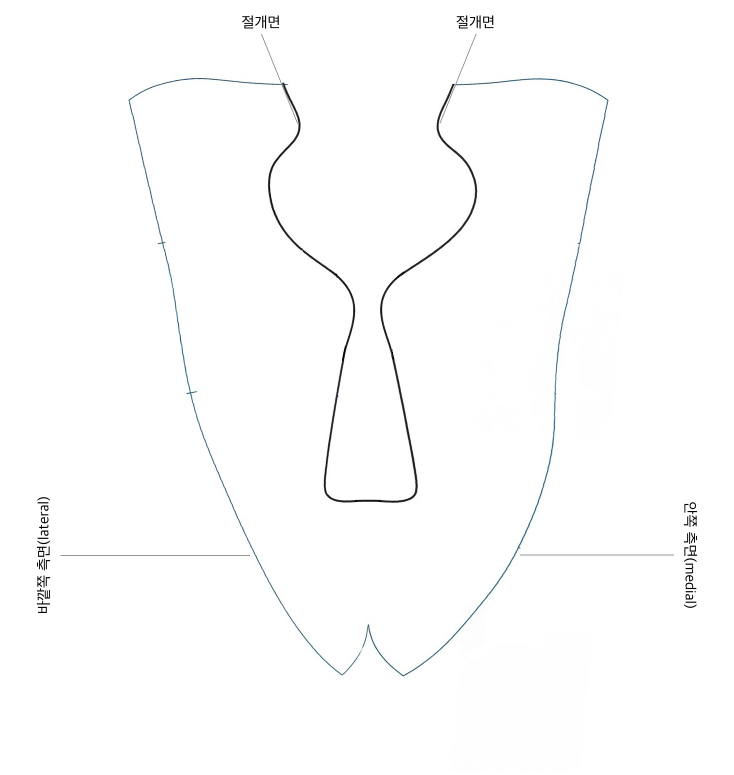
#> input picture inputs/guides/가이드라인_회전5도_여백표시.png, 1468 x 1550 px (shown at 1/2 size)
$ python -i sketch_postprocessor.py   (imports and definitions only)
#> lines starting #> are read from the running program, lines starting #| are printed output that depends on the picture; after the words box and inside, x2 and y2 are one past the last pixel; in counts of white or black regions, pixels touching at a corner belong together
from __future__ import annotations

import io

from PIL import Image, ImageChops, ImageFilter

REFERENCE_SHORT_SIDE = 3392
REFERENCE_LINE_WIDTH = 5
WHITE_THRESHOLD = 250
# 0.7: 이 저장소의 합성 채움 테스트(큰 사각형을 채운 배경)들이 실제로 관측한
# 최댓값이 0.625여서, 완전 순백이 아닌 배경(관측값 0.84~1.0)과 구분할
# 여유(margin)를 두려면 0.5보다 높여야 했다.
INK_FRACTION_LIMIT = 0.7


def _as_pil_image(image):
    """Gemini가 돌려주는 genai.types.Image를 PIL Image로 바꿉니다.

    postprocess_sketch는 PIL Image(.size, .load() 등)를 요구하지만, API 응답의
    생성 이미지는 이미 PIL 타입인 경우도(테스트) 있고 genai.types.Image인
    경우도(실제 API 호출) 있어 여기서 통일합니다. 이미 PIL Image면 그대로
    반환합니다(같은 객체를 유지해야 하는 호출부가 있음).
    """
    if isinstance(image, Image.Image):
        return image
    return Image.open(io.BytesIO(image.image_bytes))


def scaled_line_width(size: tuple[int, int]) -> int:
    width = max(1, round(min(size) * REFERENCE_LINE_WIDTH / REFERENCE_SHORT_SIDE))
    return width if width % 2 else width + 1


def _nonwhite_mask(image: Image.Image) -> Image.Image:
    red, green, blue = image.convert("RGB").split()
    darkest = ImageChops.darker(red, ImageChops.darker(green, blue))
    return darkest.point(lambda value: 255 if value < WHITE_THRESHOLD else 0)


def _skeletonize(mask: Image.Image) -> Image.Image:
    current = mask
    skeleton = Image.new("L", mask.size, 0)
    while current.getbbox() is not None:
        eroded = current.filter(ImageFilter.MinFilter(3))
        opened = eroded.filter(ImageFilter.MaxFilter(3))
        skeleton = ImageChops.lighter(
            skeleton,
            ImageChops.subtract(current, opened),
        )
        current = eroded
    return skeleton


def postprocess_sketch(
    image: Image.Image,
    line_width: int | None = None,
) -> Image.Image:
    width = line_width or scaled_line_width(image.size)
    ink = _nonwhite_mask(image)
    ink_fraction = ink.histogram()[255] / (image.width * image.height)
    if ink_fraction > INK_FRACTION_LIMIT:
        raise ValueError(f"배경이 순백이 아닙니다 (ink 비율 {ink_fraction:.2f})")
    core = ink.filter(ImageFilter.MinFilter(width * 2 + 1))
    retained_lines = ImageChops.subtract(ink, core)
    centerlines = _skeletonize(retained_lines)
    normalized_lines = centerlines.filter(ImageFilter.MaxFilter(width))

    white = Image.new("L", image.size, 255)
    white.paste(0, mask=normalized_lines)
    return Image.merge("RGB", (white, white, white))

>>> from PIL import Image
>>> picture = Image.open('../inputs/guides/가이드라인_회전5도_여백표시.png')
#> picture is the input picture: PIL image 1468x1550 RGB; mean R, G, B 252.9, 253, 253.1
>>> result = postprocess_sketch(picture)
#> in _nonwhite_mask, `return darkest.point(lambda value: 255 if value < WHITE_THRESHOLD else..`:
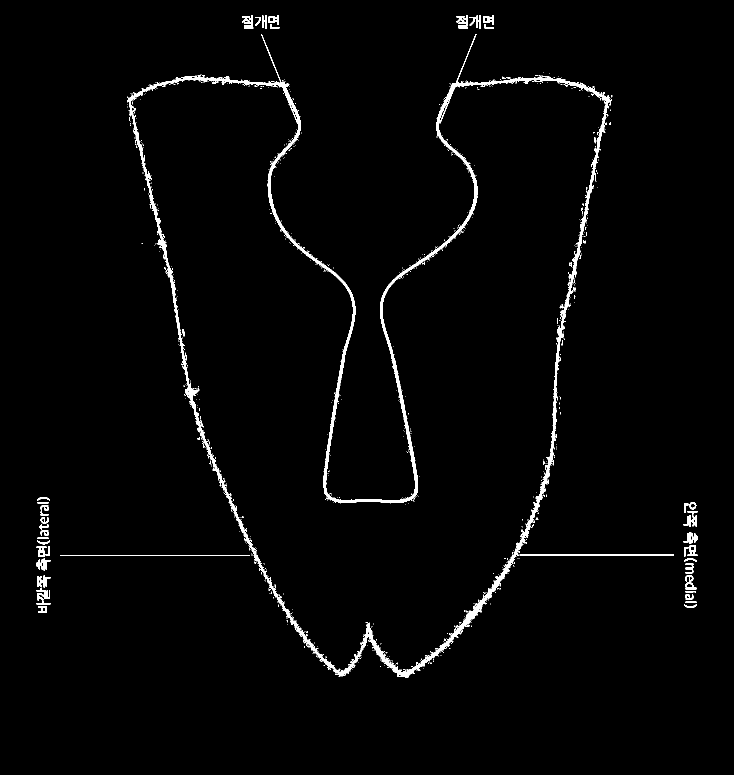
#> returned value: PIL image 1468x1550 L (shown at 1/2 size); 1.9% white; 966 white regions (906 under 20 px), largest, box (x1, y1, x2, y2) and area: (254, 68, 1348, 1356) 33380, (121, 1110, 500, 1112) 758, (73, 1176, 101, 1209) 431
#> in postprocess_sketch, `ink_fraction = ink.histogram()[255] / (image.width * image.height)`: ink_fraction = 0.0189
#> in postprocess_sketch, `core = ink.filter(ImageFilter.MinFilter(width * 2 + 1))`:
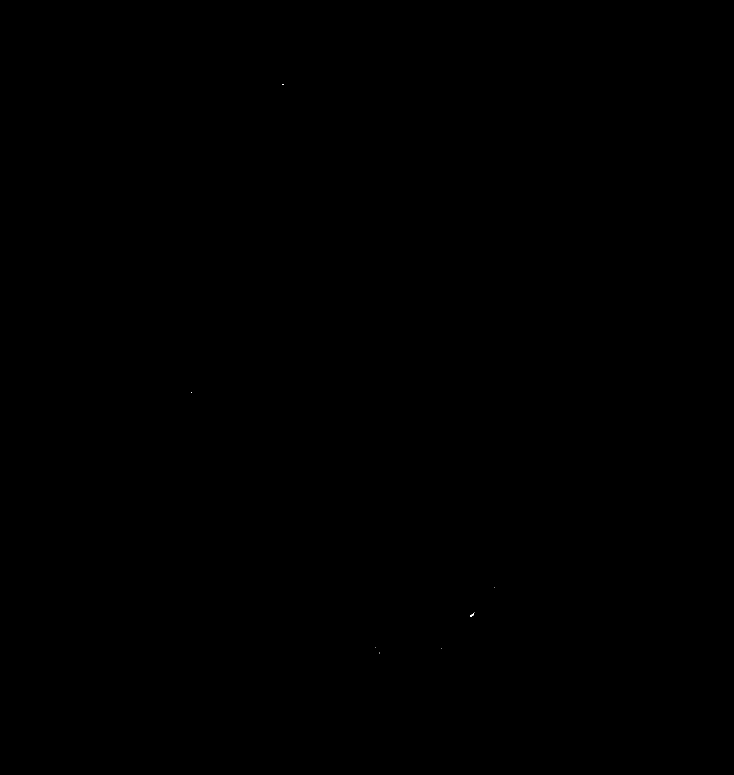
#> core: PIL image 1468x1550 L (shown at 1/2 size); 0% white in thin lines or dots, all inside (x1, y1, x2, y2) = (382, 168, 989, 1307)
#> in postprocess_sketch, `retained_lines = ImageChops.subtract(ink, core)`: retained_lines: PIL image 1468x1550 L; 1.9% white; 966 white regions (906 under 20 px), largest, box (x1, y1, x2, y2) and area: (254, 68, 1348, 1356) 33344, (121, 1110, 500, 1112) 758, (73, 1176, 101, 1209) 431
#> in _skeletonize, `skeleton = Image.new("L", mask.size, 0)`: skeleton: PIL image 1468x1550 L; every value is 0
#> the loop in _skeletonize, `while current.getbbox() is not None:` made 3 passes
#> pass 1, in _skeletonize, `eroded = current.filter(ImageFilter.MinFilter(3))`:
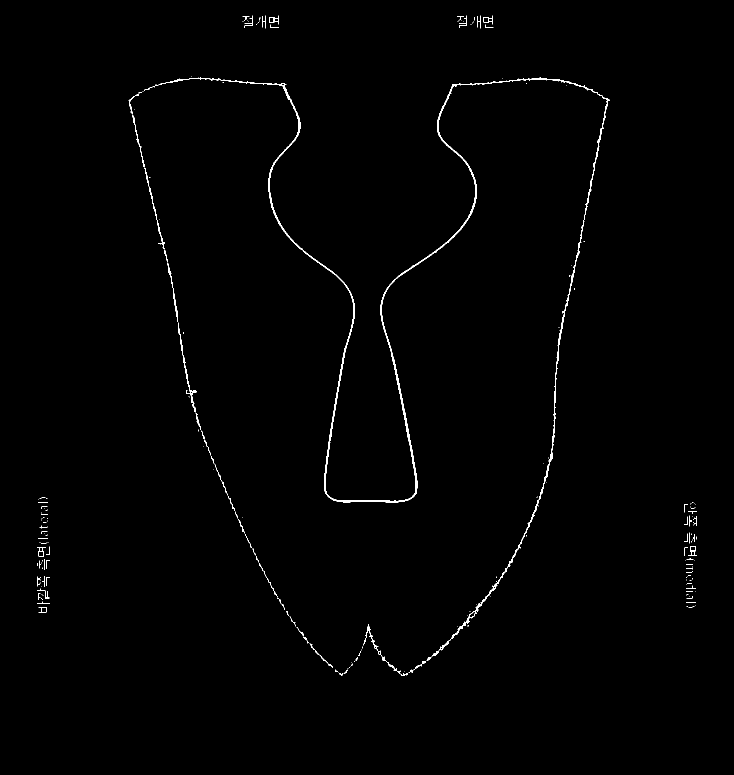
#> eroded: PIL image 1468x1550 L (shown at 1/2 size); 0.67% white in thin lines or dots, all inside (x1, y1, x2, y2) = (74, 31, 1394, 1352)
#> pass 1, in _skeletonize, `opened = eroded.filter(ImageFilter.MaxFilter(3))`:
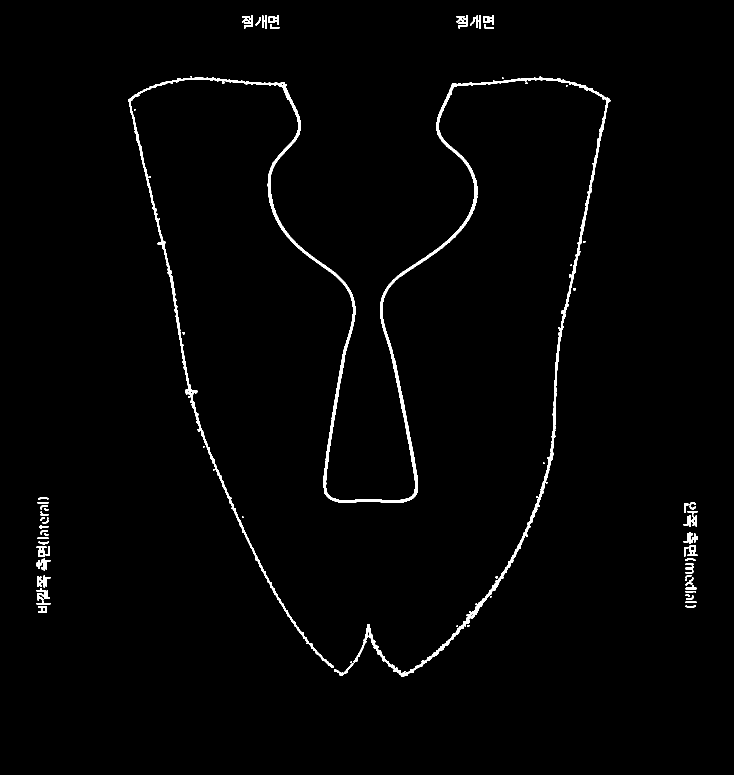
#> opened: PIL image 1468x1550 L (shown at 1/2 size); 1.5% white; 88 white regions (24 under 20 px), largest, box (x1, y1, x2, y2) and area: (256, 153, 1221, 1353) 27469, (1378, 1030, 1394, 1054) 230, (74, 1151, 90, 1175) 230
#> after the loop in _skeletonize, `while current.getbbox() is not None:`:
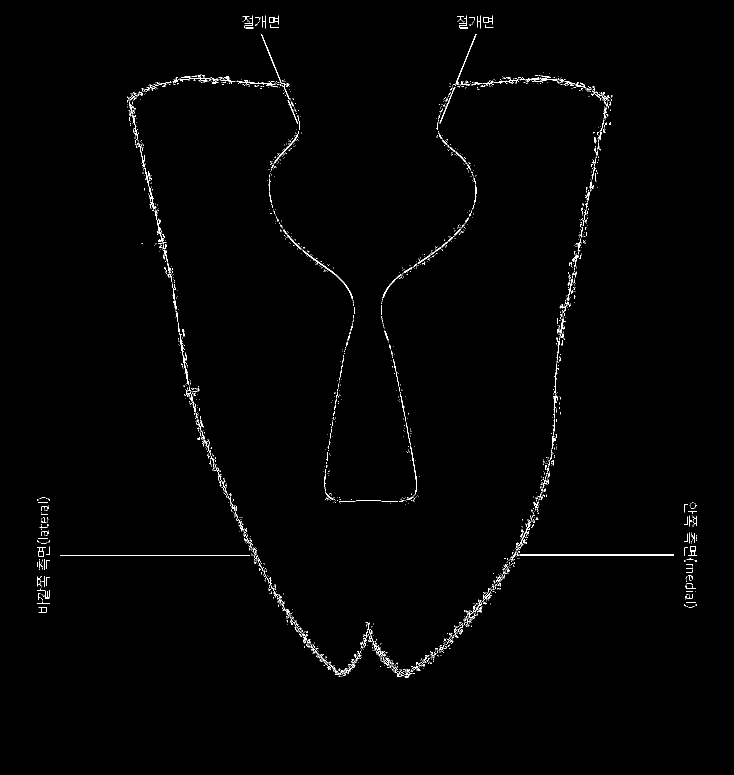
#> skeleton: PIL image 1468x1550 L (shown at 1/2 size); 0.86% white in thin lines or dots, all inside (x1, y1, x2, y2) = (74, 31, 1394, 1356)
#> in postprocess_sketch, `normalized_lines = centerlines.filter(ImageFilter.MaxFilter(width))`:
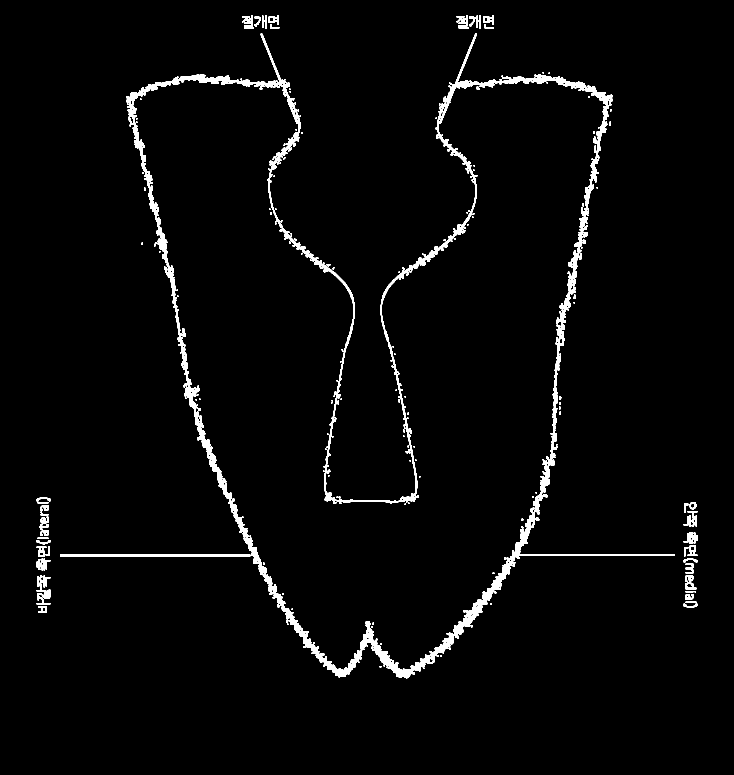
#> normalized_lines: PIL image 1468x1550 L (shown at 1/2 size); 2.7% white; 196 white regions (127 under 20 px), largest, box (x1, y1, x2, y2) and area: (253, 67, 1349, 1357) 50100, (120, 1109, 501, 1113) 1524, (73, 1151, 101, 1209) 740
#> in postprocess_sketch, `white = Image.new("L", image.size, 255)`: white: PIL image 1468x1550 L; every value is 255
#> in postprocess_sketch, `white.paste(0, mask=normalized_lines)`:
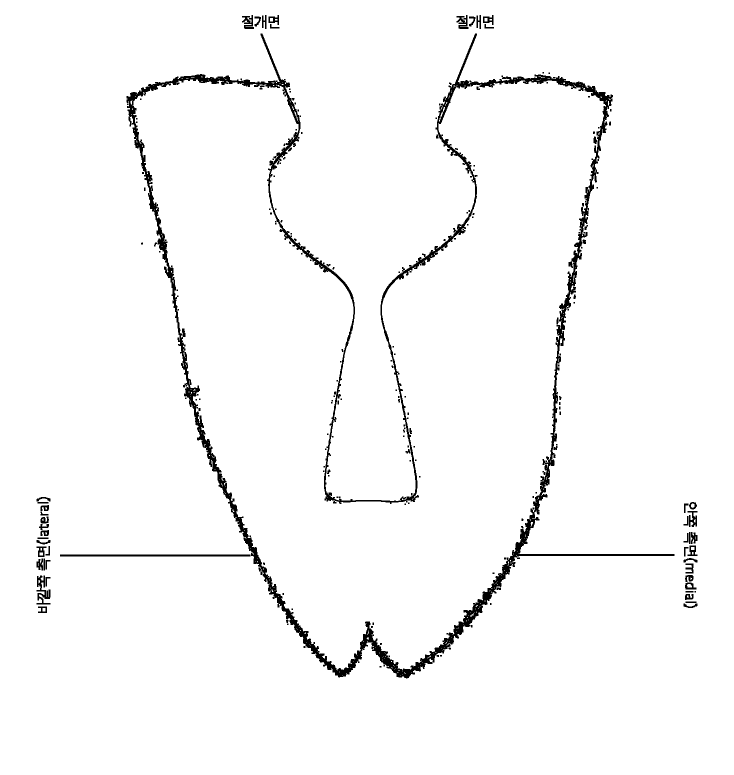
#> white: PIL image 1468x1550 L (shown at 1/2 size); 97.3% white; 196 black regions (127 under 20 px), largest, box (x1, y1, x2, y2) and area: (253, 67, 1349, 1357) 50100, (120, 1109, 501, 1113) 1524, (73, 1151, 101, 1209) 740
